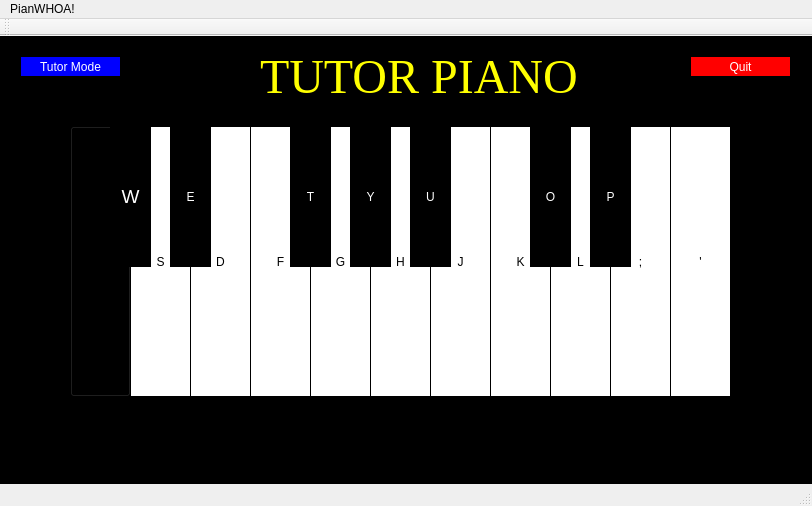
<?xml version="1.0" encoding="UTF-8"?>
<ui version="4.0">
 <class>PianoWow</class>
 <widget class="QMainWindow" name="PianoWow">
  <property name="geometry">
   <rect>
    <x>0</x>
    <y>0</y>
    <width>812</width>
    <height>506</height>
   </rect>
  </property>
  <property name="windowTitle">
   <string>PianoWow</string>
  </property>
  <widget class="QWidget" name="centralWidget">
   <property name="styleSheet">
    <string notr="true">background-color:black;
</string>
   </property>
   <widget class="QPushButton" name="aButton">
    <property name="geometry">
     <rect>
      <x>70</x>
      <y>90</y>
      <width>61</width>
      <height>271</height>
     </rect>
    </property>
    <property name="autoFillBackground">
     <bool>false</bool>
    </property>
    <property name="styleSheet">
     <string notr="true">QPushButton{
background:white;
border: 1px solid black;
}
QPushButton:pressed{
background: rgb(255,182,193);
}

QPushButton:checked{
background: rgb(255,182,193);
}
    
if (aButton-&gt;isOn())
       btnAbort-&gt;setPaletteBackgroundColor( QColor(255,182,193) );
else
       btnAbort-&gt;setPaletteBackgroundColor(
    this-&gt;paletteBackgroundColor() );
</string>
    </property>
    <property name="text">
     <string>A</string>
    </property>
    <property name="checkable">
     <bool>true</bool>
    </property>
    <property name="checked">
     <bool>false</bool>
    </property>
   </widget>
   <widget class="QPushButton" name="sButton">
    <property name="geometry">
     <rect>
      <x>130</x>
      <y>90</y>
      <width>61</width>
      <height>271</height>
     </rect>
    </property>
    <property name="styleSheet">
     <string notr="true">QPushButton{
background:white;
border: 1px solid black;
}
QPushButton:pressed{
background: rgb(205,16,118);
}
QPushButton:checked{
background: rgb(205,16,118);
}</string>
    </property>
    <property name="text">
     <string>S</string>
    </property>
    <property name="checkable">
     <bool>true</bool>
    </property>
    <property name="checked">
     <bool>false</bool>
    </property>
   </widget>
   <widget class="QPushButton" name="dButton">
    <property name="geometry">
     <rect>
      <x>190</x>
      <y>90</y>
      <width>61</width>
      <height>271</height>
     </rect>
    </property>
    <property name="styleSheet">
     <string notr="true">QPushButton{
background:white;
border: 1px solid black;
}
QPushButton:pressed{
background: rgb(205,55,0);
}
QPushButton:checked{
background: rgb(205,55,0);
}</string>
    </property>
    <property name="text">
     <string>D</string>
    </property>
    <property name="checkable">
     <bool>true</bool>
    </property>
   </widget>
   <widget class="QPushButton" name="fButton">
    <property name="geometry">
     <rect>
      <x>250</x>
      <y>90</y>
      <width>61</width>
      <height>271</height>
     </rect>
    </property>
    <property name="styleSheet">
     <string notr="true">QPushButton{
background:white;
border: 1px solid black;
}
QPushButton:pressed{
background: rgb(255,128,0);
}
QPushButton:checked{
background: rgb(255,128,0);
}</string>
    </property>
    <property name="text">
     <string>F</string>
    </property>
    <property name="checkable">
     <bool>true</bool>
    </property>
   </widget>
   <widget class="QPushButton" name="gButton">
    <property name="geometry">
     <rect>
      <x>310</x>
      <y>90</y>
      <width>61</width>
      <height>271</height>
     </rect>
    </property>
    <property name="styleSheet">
     <string notr="true">QPushButton{
background:white;
border: 1px solid black;
}
QPushButton:pressed{
background: rgb(255,255,0);
}
QPushButton:checked{
background: rgb(255,255,0);
}</string>
    </property>
    <property name="text">
     <string>G</string>
    </property>
    <property name="checkable">
     <bool>true</bool>
    </property>
   </widget>
   <widget class="QPushButton" name="hButton">
    <property name="geometry">
     <rect>
      <x>370</x>
      <y>90</y>
      <width>61</width>
      <height>271</height>
     </rect>
    </property>
    <property name="styleSheet">
     <string notr="true">QPushButton{
background:white;
border: 1px solid black;
}
QPushButton:pressed{
background: rgb(113,198,113);
}
QPushButton:checked{
background: rgb(113,198,113);
}</string>
    </property>
    <property name="text">
     <string>H</string>
    </property>
    <property name="checkable">
     <bool>true</bool>
    </property>
   </widget>
   <widget class="QPushButton" name="jButton">
    <property name="geometry">
     <rect>
      <x>430</x>
      <y>90</y>
      <width>61</width>
      <height>271</height>
     </rect>
    </property>
    <property name="styleSheet">
     <string notr="true">QPushButton{
background:white;
border: 1px solid black;
}
QPushButton:pressed{
background: rgb(0,100,0);
}
QPushButton:checked{
background: rgb(0,100,0);
}</string>
    </property>
    <property name="text">
     <string>J</string>
    </property>
    <property name="checkable">
     <bool>true</bool>
    </property>
   </widget>
   <widget class="QPushButton" name="kButton">
    <property name="geometry">
     <rect>
      <x>490</x>
      <y>90</y>
      <width>61</width>
      <height>271</height>
     </rect>
    </property>
    <property name="styleSheet">
     <string notr="true">QPushButton{
background:white;
border: 1px solid black;
}
QPushButton:pressed{
background: rgb(0,255,255);
}
QPushButton:checked{
background: rgb(0,255,255);
}</string>
    </property>
    <property name="text">
     <string>K</string>
    </property>
    <property name="checkable">
     <bool>true</bool>
    </property>
   </widget>
   <widget class="QPushButton" name="wButton">
    <property name="geometry">
     <rect>
      <x>110</x>
      <y>90</y>
      <width>41</width>
      <height>141</height>
     </rect>
    </property>
    <property name="font">
     <font>
      <pointsize>14</pointsize>
     </font>
    </property>
    <property name="styleSheet">
     <string notr="true">QPushButton{
background:black;
border: 1px solid black;
color:white;
}
QPushButton:pressed{
background: rgb(255,130,171);
}
QPushButton:checked{
background: rgb(255,130,171);
}</string>
    </property>
    <property name="text">
     <string>W</string>
    </property>
    <property name="checkable">
     <bool>true</bool>
    </property>
   </widget>
   <widget class="QPushButton" name="eButton">
    <property name="geometry">
     <rect>
      <x>170</x>
      <y>90</y>
      <width>41</width>
      <height>141</height>
     </rect>
    </property>
    <property name="styleSheet">
     <string notr="true">QPushButton{
background:black;
border: 1px solid black;
color:white;
}
QPushButton:pressed{
background: rgb(255,0,0);
}
QPushButton:checked{
background: rgb(255,0,0);
}</string>
    </property>
    <property name="text">
     <string>E</string>
    </property>
    <property name="checkable">
     <bool>true</bool>
    </property>
   </widget>
   <widget class="QPushButton" name="tButton">
    <property name="geometry">
     <rect>
      <x>290</x>
      <y>90</y>
      <width>41</width>
      <height>141</height>
     </rect>
    </property>
    <property name="styleSheet">
     <string notr="true">QPushButton{
background:black;
border: 1px solid black;
color:white;
}
QPushButton:pressed{
background: rgb(255,193,37);
}
QPushButton:checked{
background: rgb(255,193,37);
}</string>
    </property>
    <property name="text">
     <string>T</string>
    </property>
    <property name="checkable">
     <bool>true</bool>
    </property>
   </widget>
   <widget class="QPushButton" name="yButton">
    <property name="geometry">
     <rect>
      <x>350</x>
      <y>90</y>
      <width>41</width>
      <height>141</height>
     </rect>
    </property>
    <property name="styleSheet">
     <string notr="true">QPushButton{
background:black;
border: 1px solid black;
color:white;
}
QPushButton:pressed{
background: rgb(255,215,0);
}
QPushButton:checked{
background: rgb(255,215,0);
}</string>
    </property>
    <property name="text">
     <string>Y</string>
    </property>
    <property name="checkable">
     <bool>true</bool>
    </property>
   </widget>
   <widget class="QPushButton" name="uButton">
    <property name="geometry">
     <rect>
      <x>410</x>
      <y>90</y>
      <width>41</width>
      <height>141</height>
     </rect>
    </property>
    <property name="styleSheet">
     <string notr="true">QPushButton{
background:black;
border: 1px solid black;
color:white;
}
QPushButton:pressed{
background: rgb(0,139,69);
}
QPushButton:checked{
background: rgb(0,139,69);
}</string>
    </property>
    <property name="text">
     <string>U</string>
    </property>
    <property name="checkable">
     <bool>true</bool>
    </property>
   </widget>
   <widget class="QPushButton" name="pushButton">
    <property name="geometry">
     <rect>
      <x>20</x>
      <y>20</y>
      <width>101</width>
      <height>21</height>
     </rect>
    </property>
    <property name="styleSheet">
     <string notr="true">QPushButton{
background:blue;
border: 1px solid black;
color:white;
}
</string>
    </property>
    <property name="text">
     <string>Tutor Mode</string>
    </property>
   </widget>
   <widget class="QPushButton" name="pushButton_2">
    <property name="geometry">
     <rect>
      <x>690</x>
      <y>20</y>
      <width>101</width>
      <height>21</height>
     </rect>
    </property>
    <property name="styleSheet">
     <string notr="true">QPushButton{
background:red;
border: 1px solid black;
color:white;
}</string>
    </property>
    <property name="text">
     <string>Quit</string>
    </property>
   </widget>
   <widget class="QPushButton" name="lButton">
    <property name="geometry">
     <rect>
      <x>550</x>
      <y>90</y>
      <width>61</width>
      <height>271</height>
     </rect>
    </property>
    <property name="styleSheet">
     <string notr="true">QPushButton{
background:white;
border: 1px solid black;
}
QPushButton:pressed{
background: rgb(30,144,255);
}
QPushButton:checked{
background: rgb(30,144,255);
}</string>
    </property>
    <property name="text">
     <string>L</string>
    </property>
    <property name="checkable">
     <bool>true</bool>
    </property>
   </widget>
   <widget class="QPushButton" name="semiButton">
    <property name="geometry">
     <rect>
      <x>610</x>
      <y>90</y>
      <width>61</width>
      <height>271</height>
     </rect>
    </property>
    <property name="styleSheet">
     <string notr="true">QPushButton{
background:white;
border: 1px solid black;
}
QPushButton:pressed{
background: rgb(255,0,255);
}
QPushButton:checked{
background: rgb(255,0,255);
}</string>
    </property>
    <property name="text">
     <string>;</string>
    </property>
    <property name="checkable">
     <bool>true</bool>
    </property>
   </widget>
   <widget class="QPushButton" name="apostButton">
    <property name="geometry">
     <rect>
      <x>670</x>
      <y>90</y>
      <width>61</width>
      <height>271</height>
     </rect>
    </property>
    <property name="styleSheet">
     <string notr="true">QPushButton{
background:white;
border: 1px solid black;
}
QPushButton:pressed{
background: rgb(75,0,130);
}
QPushButton:checked{
background: rgb(75,0,130);
}</string>
    </property>
    <property name="text">
     <string>'</string>
    </property>
    <property name="checkable">
     <bool>true</bool>
    </property>
   </widget>
   <widget class="QPushButton" name="oButton">
    <property name="geometry">
     <rect>
      <x>530</x>
      <y>90</y>
      <width>41</width>
      <height>141</height>
     </rect>
    </property>
    <property name="styleSheet">
     <string notr="true">QPushButton{
background:black;
border: 1px solid black;
color:white;
}
QPushButton:pressed{
background: rgb(122,197,205);
}
QPushButton:checked{
background: rgb(122,197,205);
}</string>
    </property>
    <property name="text">
     <string>O</string>
    </property>
    <property name="checkable">
     <bool>true</bool>
    </property>
   </widget>
   <widget class="QPushButton" name="pButton">
    <property name="geometry">
     <rect>
      <x>590</x>
      <y>90</y>
      <width>41</width>
      <height>141</height>
     </rect>
    </property>
    <property name="styleSheet">
     <string notr="true">QPushButton{
background:black;
border: 1px solid black;
color:white;
}
QPushButton:pressed{
background: rgb(16,78,139);
}
QPushButton:checked{
background: rgb(16,78,139);
}</string>
    </property>
    <property name="text">
     <string>P</string>
    </property>
    <property name="checkable">
     <bool>true</bool>
    </property>
   </widget>
   <widget class="QLabel" name="label">
    <property name="geometry">
     <rect>
      <x>260</x>
      <y>20</y>
      <width>321</width>
      <height>41</height>
     </rect>
    </property>
    <property name="font">
     <font>
      <family>Times New Roman</family>
      <pointsize>36</pointsize>
     </font>
    </property>
    <property name="styleSheet">
     <string notr="true">color:yellow;</string>
    </property>
    <property name="text">
     <string>TUTOR PIANO</string>
    </property>
   </widget>
  </widget>
  <widget class="QToolBar" name="mainToolBar">
   <attribute name="toolBarArea">
    <enum>TopToolBarArea</enum>
   </attribute>
   <attribute name="toolBarBreak">
    <bool>false</bool>
   </attribute>
  </widget>
  <widget class="QStatusBar" name="statusBar"/>
  <widget class="QMenuBar" name="menuBar">
   <property name="geometry">
    <rect>
     <x>0</x>
     <y>0</y>
     <width>812</width>
     <height>22</height>
    </rect>
   </property>
   <widget class="QMenu" name="menuPianWHOA">
    <property name="title">
     <string>PianWHOA!</string>
    </property>
   </widget>
   <addaction name="menuPianWHOA"/>
  </widget>
 </widget>
 <layoutdefault spacing="6" margin="11"/>
 <resources/>
 <connections>
  <connection>
   <sender>pushButton_2</sender>
   <signal>clicked()</signal>
   <receiver>PianoWow</receiver>
   <slot>close()</slot>
   <hints>
    <hint type="sourcelabel">
     <x>690</x>
     <y>73</y>
    </hint>
    <hint type="destinationlabel">
     <x>484</x>
     <y>95</y>
    </hint>
   </hints>
  </connection>
  <connection>
   <sender>pushButton</sender>
   <signal>clicked()</signal>
   <receiver>PianoWow</receiver>
   <slot>tutor()</slot>
   <hints>
    <hint type="sourcelabel">
     <x>98</x>
     <y>61</y>
    </hint>
    <hint type="destinationlabel">
     <x>296</x>
     <y>55</y>
    </hint>
   </hints>
  </connection>
 </connections>
 <slots>
  <slot>tutor()</slot>
 </slots>
</ui>
